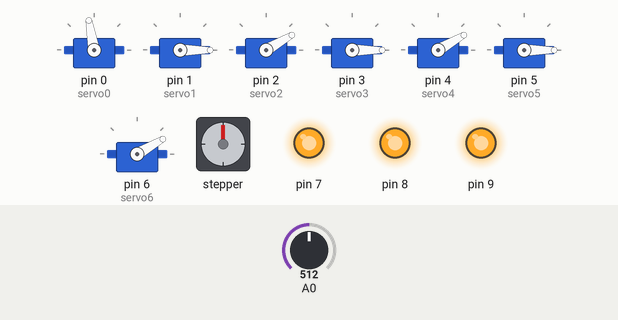
Bench run of a sketch on a simulated Arduino Uno, built with avr-gcc and run on an emulated ATmega328P. Shown: 7 × servo, stepper motor, output pins drawn as LEDs (lit = HIGH). The test bench sets the inputs (shaded band); at power-on: A0 = 512. Stepper angles assume 360 steps per turn.

Above: at 1.2 s.
1.3 s: A0 set to 716
At 9.0 s:
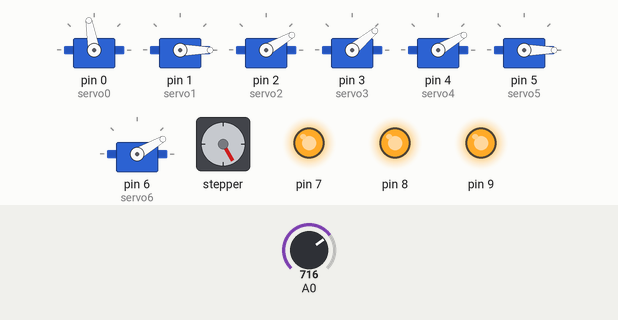
At 14.2 s:
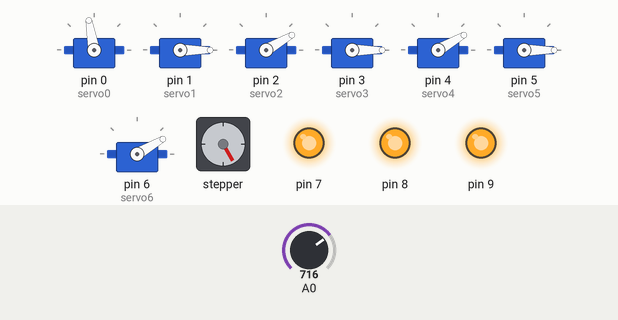
Timing chart, 0 to 19.0 s (numbered marks = the images above; inputs shaded):
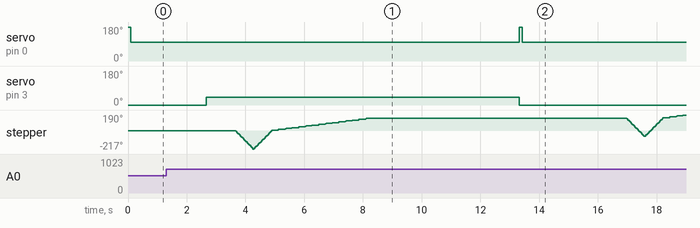

Measured:
- after the input at 1.3 s, servo on pin 1 (servo1): stays 0° (without the input it goes to 30° after 1.4 s); servo on pin 3 (servo3): 0° → 40° after 1.4 s, → 0° 10.7 s later

The sketch:

sensors_new_v2.ino
```cpp
#include <Servo.h>
#include <Stepper.h>

Servo servo0;
Servo servo1;
Servo servo2;
Servo servo3;
Servo servo4;
Servo servo5;
Servo servo6;

Stepper m0(360, 10, 11, 12, 13);

int diskcount = 0;
int range = 20;

int vInput[100]; //Voltage read array
int vPass[4]; // Averages for passes

double vAvg;
double diskAvg = 0;

// All disk values are +/- 15

int diskClear = 515;
int diskPaper = 673;
int diskCloth = 622;
int diskSandPaper = 222;
int diskAluminum = 542;
int diskSteel = 320;

void setup() {

  // put your setup code here, to run once:
  servo0.attach(0);
  servo1.attach(1);
  servo2.attach(2);
  servo3.attach(3);
  servo4.attach(4);
  servo5.attach(5);
  servo6.attach(6);

  //rgb
  analogWrite(7, 255);
  analogWrite(8, 255);
  analogWrite(9, 255);

  //stepper motor
  pinMode(10, OUTPUT);
  pinMode(11, OUTPUT);
  pinMode(12, OUTPUT);
  pinMode(13, OUTPUT);

  m0.setSpeed(60);

//  Serial.begin(9600);
}

void loop() {

  //Make sure that door is closed before running this code.

  int stepNumber = 220;

  while(true) {

    servo0.write(90);
    servo1.write(0); // clear disk
    servo2.write(30); // paper disk
    servo3.write(0); // cloth
    servo4.write(30); // sand paper
    servo5.write(0); // aluminum
    servo6.write(30); // steel

    diskAvg = 0;

//    // Drop a single disk for sensing
    servo0.write(180);
    delay(100);
    servo0.write(100);

    // Sense

    for(int j = 0; j < 5; j++) {
      vAvg = 0;
      for(int i = 0; i < 100; i++) {
        int voltage = analogRead(0);
        vAvg += voltage;
        delay(5);
      }
      vAvg /= 100;
      diskAvg += vAvg;
    }
    diskAvg /= 5;
//    Serial.println(diskAvg);

    // Separate

    // Positive is counter clock wise

    if((diskAvg >= (diskClear-20)) and (diskAvg <= (diskClear+20))) {
      servo1.write(30);
      Serial.print("Servo 1 open");
    } else if((diskAvg >= (diskPaper-range)) and (diskAvg <= (diskPaper+range))) {
      servo2.write(0);
      Serial.print("Servo 2 open");
    } else if((diskAvg >= (diskCloth-range)) and (diskAvg <= (diskCloth+range))) {
      servo3.write(40);
      Serial.print("Servo 3 open");
    } else if((diskAvg >= (diskSandPaper-range)) and (diskAvg <= (diskSandPaper+range))) {
      servo4.write(0);
      Serial.print("Servo 4 open");
    } else if((diskAvg >= (diskAluminum-range)) and (diskAvg <= (diskAluminum+range))) {
      servo5.write(30);
      Serial.print("Servo 5 open");
    } else if((diskAvg >= (diskSteel-range)) and (diskAvg <= (diskSteel+range))) {
      servo6.write(0);
      Serial.print("Servo 6 open");
    }

    delay(1000);

    // Drop disks

    m0.step(-stepNumber);
    m0.step(stepNumber);
    for(int i = 0; i < 15; i++) {
      m0.step(10);
      delay(200);
     }

    delay(5000);
  }
}
```
